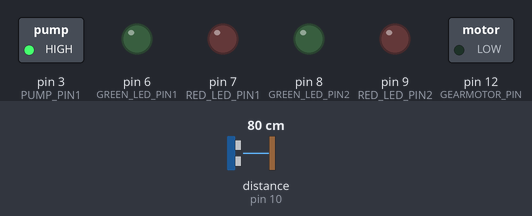
A sketch run on a simulated Arduino Uno, built with avr-gcc and run on an emulated ATmega328P. On the bench: switched loads named in the sketch (green lamp = pin HIGH), output pins drawn as LEDs (lit = HIGH). Wiring (inferred from the names in the program): ultrasonic range finder: trigger pin 11; echo pin 10. Inputs (shaded band) come from the test bench; at power-on: distance to the obstacle (sensor on pin 10) 80 cm. The echo pulse lasts 58.3 µs per cm; pins used as bus, display or sensor lines are not drawn.

Above: at 1.3 s.
1.4 s: distance to the obstacle (sensor on pin 10) set to 19 cm
2.9 s: distance to the obstacle (sensor on pin 10) set to 15 cm
At 4.3 s:
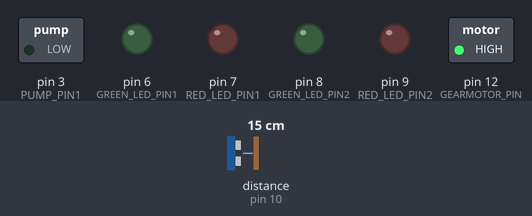
At 10.1 s:
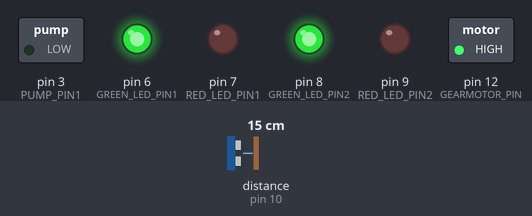
Timing chart, 0 to 31.0 s (numbered marks = the images above; inputs shaded):
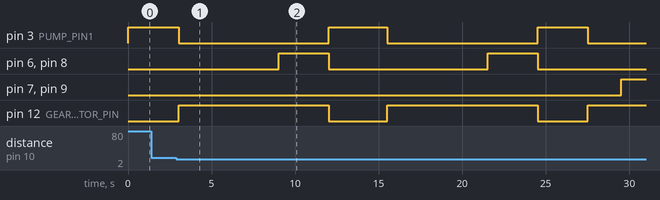

The sketch:

banda_transportadora_y_bomba_de_agua.ino
```cpp
//Declaraciones variables
#define TRIG_PIN 11
#define ECHO_PIN 10
#define GEARMOTOR_PIN 12
#define PUMP_PIN1 3
#define GREEN_LED_PIN1 6
#define GREEN_LED_PIN2 8
#define RED_LED_PIN1 7
#define RED_LED_PIN2 9
int contador;
void setup() {
  //Declaraciones de funcionamiento
  pinMode(TRIG_PIN, OUTPUT);
  pinMode(ECHO_PIN, INPUT);
  pinMode(GEARMOTOR_PIN, OUTPUT);
  pinMode(PUMP_PIN1, OUTPUT);
  pinMode(GREEN_LED_PIN1, OUTPUT);
  pinMode(GREEN_LED_PIN2, OUTPUT);
  pinMode(RED_LED_PIN1, OUTPUT);
  pinMode(RED_LED_PIN2, OUTPUT);

  digitalWrite(GEARMOTOR_PIN, LOW);
  digitalWrite(PUMP_PIN1, HIGH);
  digitalWrite(GREEN_LED_PIN1, LOW);
  digitalWrite(GREEN_LED_PIN2, LOW);
  digitalWrite(RED_LED_PIN1, LOW);
  digitalWrite(RED_LED_PIN2, LOW);
}

void loop() {
  //Funcionamiento del ejecutable

  //Sensor ultrasonico
  long duration, distance;
  digitalWrite(TRIG_PIN, LOW);
  delayMicroseconds(2);
  digitalWrite(TRIG_PIN, HIGH);
  delayMicroseconds(10);
  digitalWrite(TRIG_PIN, LOW);
  duration = pulseIn(ECHO_PIN, HIGH);
  distance = (duration / 2) / 29.1;

  //Primera condicional: DISTANCIA/RANGO
  if (distance <= 15) {
    // Detener el motorreductor y encender la bomba de agua
    digitalWrite(GEARMOTOR_PIN, HIGH);
    digitalWrite(PUMP_PIN1, LOW);

    //Tiempo de llenado
    delay(6000);

    //LED de "aprovado-funcional"
    digitalWrite(GREEN_LED_PIN1, HIGH);
    digitalWrite(GREEN_LED_PIN2, HIGH);
    delay(3000);

    //Apagar LED y bomba de agua, enciende motorreductor
    digitalWrite(PUMP_PIN1, HIGH);
    digitalWrite(GREEN_LED_PIN1, LOW);
    digitalWrite(GREEN_LED_PIN2, LOW);
    digitalWrite(GEARMOTOR_PIN, LOW);
    delay(3000);

    //Contador de vueltas de trabajo
    contador ++;

    // Segunda condicional: PRIMER ERROR llenado insuficiente
    if (contador == 2) {
      // Detener el motorreductor y encender la bomba de agua
      digitalWrite(GEARMOTOR_PIN, HIGH);
      digitalWrite(PUMP_PIN1, LOW);
      //Tiempo de llenado
      delay(2000);

      //LED de "ERROR"
      digitalWrite(RED_LED_PIN1, HIGH);
      digitalWrite(RED_LED_PIN2, HIGH);
      delay(3000);

      //Apagar LED y bomba de agua, enciende motorreductor
      digitalWrite(PUMP_PIN1, HIGH);
      digitalWrite(RED_LED_PIN1, LOW);
      digitalWrite(RED_LED_PIN2, LOW);
      digitalWrite(GEARMOTOR_PIN, LOW);
      delay(3000);

    }

    // Tercera condicional: SEGUNDO ERROR exceso llenado
    if (contador == 5) {
      // Detener el motorreductor y encender la bomba de agua
      digitalWrite(GEARMOTOR_PIN, HIGH);
      digitalWrite(PUMP_PIN1, LOW);
      delay(8200);

      //LED de "ERROR"
      digitalWrite(RED_LED_PIN1, HIGH);
      digitalWrite(RED_LED_PIN2, HIGH);
      delay(3000);

      //Apagar LED y bomba de agua, enciende motorreductor
      digitalWrite(PUMP_PIN1, HIGH);
      digitalWrite(GREEN_LED_PIN1, LOW);
      digitalWrite(RED_LED_PIN2, LOW);
      digitalWrite(GEARMOTOR_PIN, LOW);
      delay(3000);

      //Reinicia contador
      contador = 0;
    }
  } else {
    digitalWrite(GEARMOTOR_PIN, LOW);
  }
  delay(500);

}
```

Measured:
- the behaviour switches between 17 and 16 cm on distance to the obstacle (sensor on pin 10) (found by bisection; images 0 and 1)
- after the input at 1.4 s, every drawn part: stays the same
- after the input at 2.9 s, pin 3 (PUMP_PIN1): goes LOW 9.0 s, HIGH 3.5 s, LOW 9.0 s, HIGH 3.0 s, then LOW, starting after 0.12 s; pin 6 (GREEN_LED_PIN1): alternates HIGH for 3.0 s and LOW for 9.5 s, starting after 6.1 s
